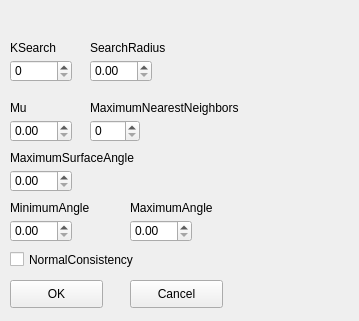
<?xml version="1.0" encoding="UTF-8"?>
<ui version="4.0">
 <class>Greedy_Triangulation_Dialog</class>
 <widget class="QWidget" name="Greedy_Triangulation_Dialog">
  <property name="geometry">
   <rect>
    <x>0</x>
    <y>0</y>
    <width>359</width>
    <height>321</height>
   </rect>
  </property>
  <property name="windowTitle">
   <string>Greedy Triangulation Setup</string>
  </property>
  <widget class="QSpinBox" name="spinBox_KSearch">
   <property name="geometry">
    <rect>
     <x>10</x>
     <y>60</y>
     <width>62</width>
     <height>22</height>
    </rect>
   </property>
  </widget>
  <widget class="QLabel" name="label_KSearch">
   <property name="geometry">
    <rect>
     <x>10</x>
     <y>40</y>
     <width>72</width>
     <height>15</height>
    </rect>
   </property>
   <property name="text">
    <string>KSearch</string>
   </property>
  </widget>
  <widget class="QLabel" name="label_SearchRadius">
   <property name="geometry">
    <rect>
     <x>90</x>
     <y>40</y>
     <width>101</width>
     <height>16</height>
    </rect>
   </property>
   <property name="text">
    <string>SearchRadius</string>
   </property>
  </widget>
  <widget class="QDoubleSpinBox" name="doubleSpinBox_SearchRadius">
   <property name="geometry">
    <rect>
     <x>90</x>
     <y>60</y>
     <width>62</width>
     <height>22</height>
    </rect>
   </property>
   <property name="value">
    <double>0.000000000000000</double>
   </property>
  </widget>
  <widget class="QLabel" name="label_Mu">
   <property name="geometry">
    <rect>
     <x>10</x>
     <y>100</y>
     <width>72</width>
     <height>15</height>
    </rect>
   </property>
   <property name="text">
    <string>Mu</string>
   </property>
  </widget>
  <widget class="QDoubleSpinBox" name="doubleSpinBox_Mu">
   <property name="geometry">
    <rect>
     <x>10</x>
     <y>120</y>
     <width>62</width>
     <height>22</height>
    </rect>
   </property>
   <property name="value">
    <double>0.000000000000000</double>
   </property>
  </widget>
  <widget class="QLabel" name="label_MaximumNearestNeighbors">
   <property name="geometry">
    <rect>
     <x>90</x>
     <y>100</y>
     <width>191</width>
     <height>16</height>
    </rect>
   </property>
   <property name="text">
    <string>MaximumNearestNeighbors</string>
   </property>
  </widget>
  <widget class="QSpinBox" name="spinBox_MaximumNearestNeighbors">
   <property name="geometry">
    <rect>
     <x>90</x>
     <y>120</y>
     <width>50</width>
     <height>22</height>
    </rect>
   </property>
  </widget>
  <widget class="QLabel" name="label_MaximumSurfaceAngle">
   <property name="geometry">
    <rect>
     <x>10</x>
     <y>150</y>
     <width>151</width>
     <height>16</height>
    </rect>
   </property>
   <property name="text">
    <string>MaximumSurfaceAngle</string>
   </property>
  </widget>
  <widget class="QDoubleSpinBox" name="doubleSpinBox_MaximumSurfaceAngle">
   <property name="geometry">
    <rect>
     <x>10</x>
     <y>170</y>
     <width>62</width>
     <height>22</height>
    </rect>
   </property>
   <property name="value">
    <double>0.000000000000000</double>
   </property>
  </widget>
  <widget class="QLabel" name="label_MinimumAngle">
   <property name="geometry">
    <rect>
     <x>10</x>
     <y>200</y>
     <width>101</width>
     <height>16</height>
    </rect>
   </property>
   <property name="text">
    <string>MinimumAngle</string>
   </property>
  </widget>
  <widget class="QDoubleSpinBox" name="doubleSpinBox_MinimumAngle">
   <property name="geometry">
    <rect>
     <x>10</x>
     <y>220</y>
     <width>62</width>
     <height>22</height>
    </rect>
   </property>
   <property name="value">
    <double>0.000000000000000</double>
   </property>
  </widget>
  <widget class="QLabel" name="label_MinimumAngle_2">
   <property name="geometry">
    <rect>
     <x>130</x>
     <y>200</y>
     <width>101</width>
     <height>16</height>
    </rect>
   </property>
   <property name="text">
    <string>MaximumAngle</string>
   </property>
  </widget>
  <widget class="QDoubleSpinBox" name="doubleSpinBox_MaximumAngle">
   <property name="geometry">
    <rect>
     <x>130</x>
     <y>220</y>
     <width>62</width>
     <height>22</height>
    </rect>
   </property>
   <property name="value">
    <double>0.000000000000000</double>
   </property>
  </widget>
  <widget class="QCheckBox" name="checkBox_NormalConsistency">
   <property name="geometry">
    <rect>
     <x>10</x>
     <y>250</y>
     <width>161</width>
     <height>19</height>
    </rect>
   </property>
   <property name="text">
    <string>NormalConsistency</string>
   </property>
  </widget>
  <widget class="QPushButton" name="pushButton_OK">
   <property name="geometry">
    <rect>
     <x>10</x>
     <y>280</y>
     <width>93</width>
     <height>28</height>
    </rect>
   </property>
   <property name="text">
    <string>OK</string>
   </property>
  </widget>
  <widget class="QPushButton" name="pushButton_Cancel">
   <property name="geometry">
    <rect>
     <x>130</x>
     <y>280</y>
     <width>93</width>
     <height>28</height>
    </rect>
   </property>
   <property name="text">
    <string>Cancel</string>
   </property>
  </widget>
 </widget>
 <resources/>
 <connections/>
</ui>
